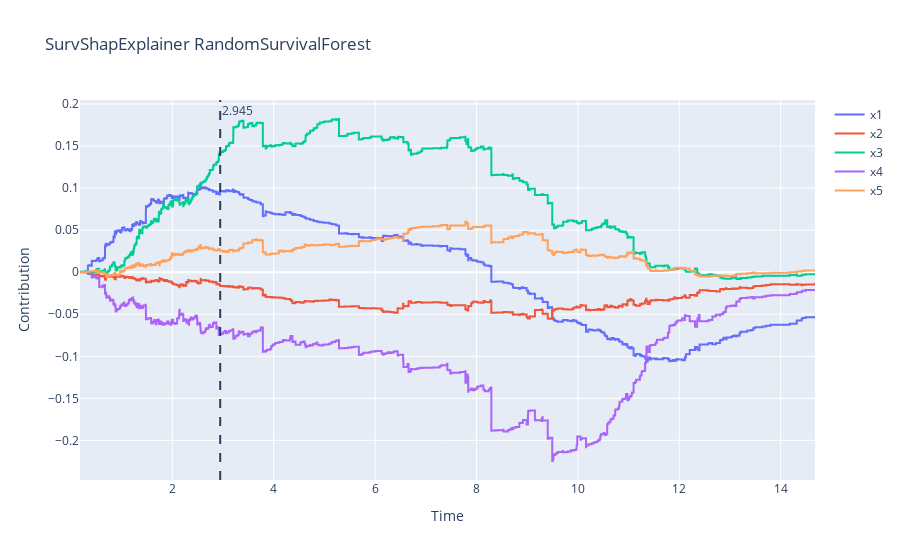

Write notebook code for a chart like this one.
### Code cell
rsf_expl = SurvShapExplainer(rsf, test_X, test_y)

rsf_expl0 = run_explainer_n_times(rsf_expl, test_X.iloc[[690]], test_y[690]["duration"], "exp1", n=10)

### Figure 1 — Plotly figure (JSON) as saved in the notebook; plotly's stock layout.template omitted (floating-point values rounded to 4 significant figures; data arrays with more than 128 entries replaced by an {"elided": "..."} marker saying what was removed)
{"data": [{"line": {"shape": "hv"}, "mode": "lines", "name": "x1", "type": "scatter", "x": {"elided": "669 float values"}, "y": {"elided": "669 float values"}}, {"line": {"shape": "hv"}, "mode": "lines", "name": "x2", "type": "scatter", "x": {"elided": "669 float values"}, "y": {"elided": "669 float values"}}, {"line": {"shape": "hv"}, "mode": "lines", "name": "x3", "type": "scatter", "x": {"elided": "669 float values"}, "y": {"elided": "669 float values"}}, {"line": {"shape": "hv"}, "mode": "lines", "name": "x4", "type": "scatter", "x": {"elided": "669 float values"}, "y": {"elided": "669 float values"}}, {"line": {"shape": "hv"}, "mode": "lines", "name": "x5", "type": "scatter", "x": {"elided": "669 float values"}, "y": {"elided": "669 float values"}}], "layout": {"annotations": [{"showarrow": false, "text": "2.945", "x": 2.945, "xanchor": "left", "xref": "x", "y": 1, "yanchor": "top", "yref": "y domain"}], "shapes": [{"line": {"dash": "dash"}, "type": "line", "x0": 2.945, "x1": 2.945, "xref": "x", "y0": 0, "y1": 1, "yref": "y domain"}], "title": {"text": "SurvShapExplainer RandomSurvivalForest"}, "xaxis": {"title": {"text": "Time"}}, "yaxis": {"title": {"text": "Contribution"}}}}
